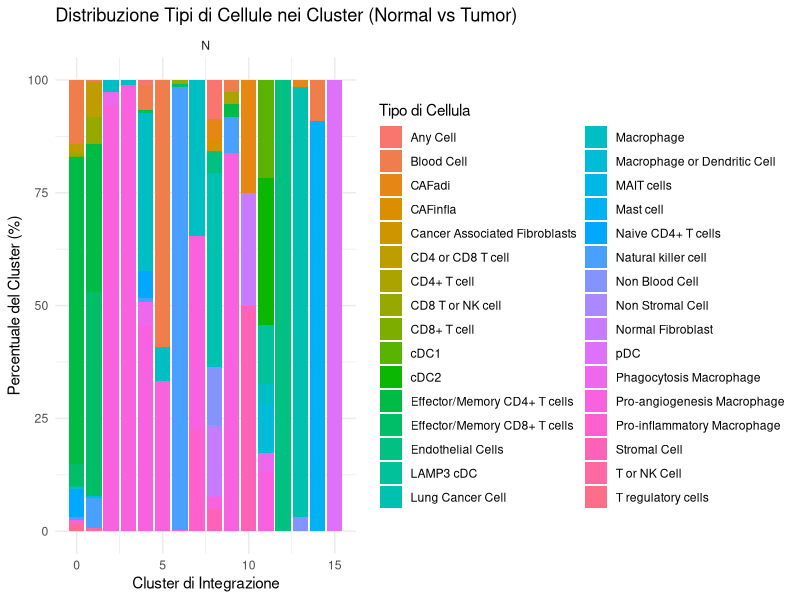
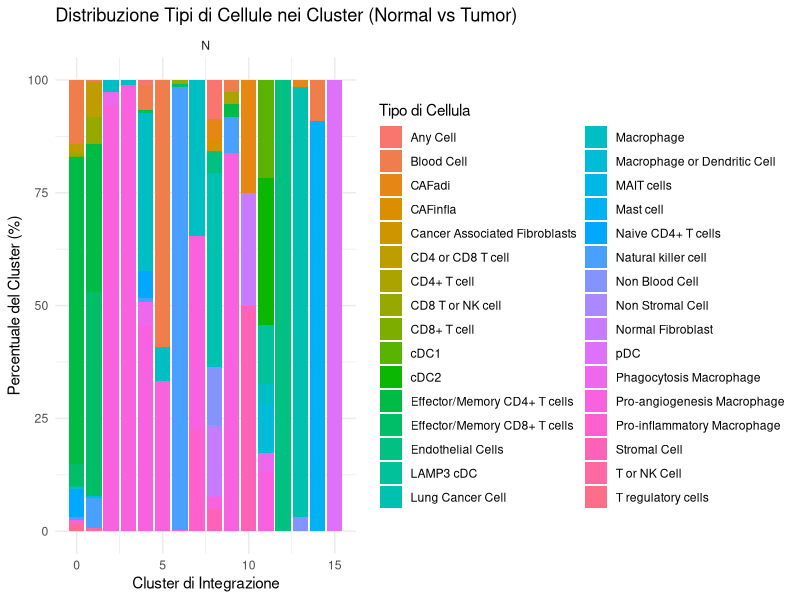
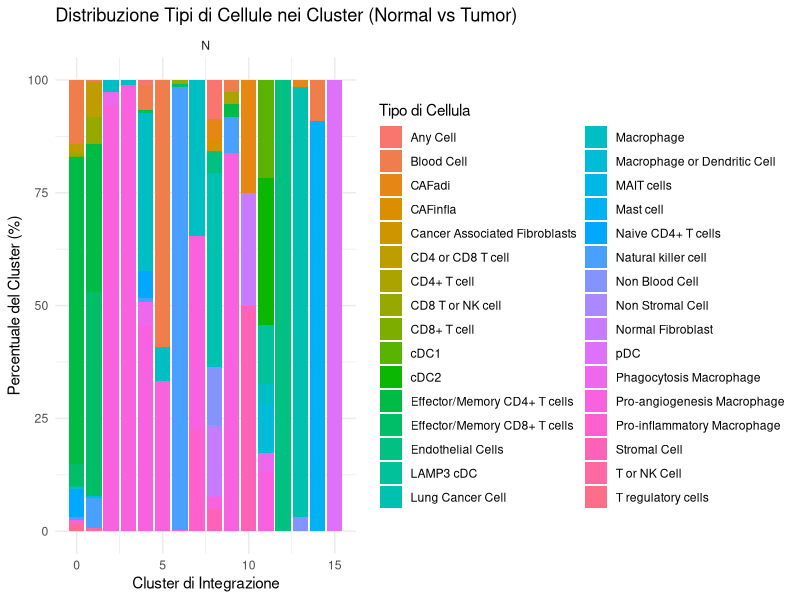
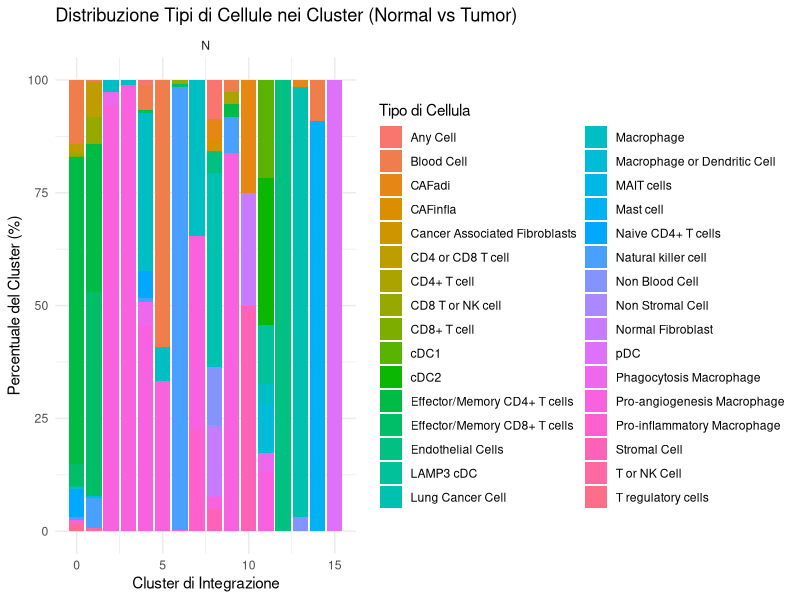

The R source for these figures, in order:
## ---- chunk 1
knitr::opts_chunk$set(echo = TRUE, message = FALSE, warning = FALSE)
## ---- chunk 2
library(data.table)
library(dplyr)
library(ggplot2)
counts_dt <- fread("data/bulk_counts_long.csv")
metadata_dt <- fread("data/sample_metadata.csv")
counts_df <- as.data.frame(counts_dt)
metadata_df <- as.data.frame(metadata_dt)
print("Dati dei conteggi:")
head(counts_df)

print("Dati dei metadati:")
head(metadata_df)

#data.frame
time_df_ex1 <- system.time({
  merged_df <- merge(counts_df, y = metadata_df, by = "sample_id")
  filtered_df <- subset(merged_df, condition == "treated" & grepl("^GENE_00", gene))
  summary_df_ex1 <- aggregate(count ~ gene, data = filtered_df, FUN = function(x) { c(mean_count = mean(x), median_count = median(x))
})
})
print("--- Risultato con data.frame (Esercizio 1) ---")
head(summary_df_ex1)

#data.table
time_dt_ex1 <- system.time({
  setkey(counts_dt, sample_id)
  setkey(metadata_dt, sample_id)
  merged_dt <- metadata_dt[counts_dt]
  summary_dt_ex1 <- merged_dt[condition == "treated" & grepl("^GENE_00", gene), 
                            .(mean_count = mean(count), median_count = median(count)), 
                            by = gene] 
})

print("--- Risultato con data.table (Esercizio 1) ---")
head(summary_dt_ex1)
 print(time_dt_ex1)
 
#dplyr
time_dplyr_ex1 <- system.time({ 
 summary_dplyr_ex1 <- counts_df %>%
   left_join(metadata_df, by = "sample_id") %>%
   filter(condition == "treated", grepl("^GENE_00", gene)) %>%
   group_by(gene) %>%
   summarise(
     mean_count = mean(count),
     median_count = median(count)
   )
 
 })
print("--- Risultato con dplyr (Esercizio 1) ---")
head(summary_dplyr_ex1)
print(time_dplyr_ex1)
## ---- chunk 3
#data.table
counts_dt_ex2 <- copy(counts_dt)
time_dt_ex2 <- system.time({
  counts_dt_ex2[, ':=' (log2_count = log2(count + 1),
                        high = count > 100)]
  counts_dt_ex2[, high := count > median(count), by = gene]
  
})
print("--- Risultato con data.table (Esercizio 2) ---")
head(counts_dt_ex2)
print(time_dt_ex2)

#data.frame
counts_df_ex2 <- counts_df
time_df_ex2 <- system.time({
  counts_df_ex2$log2_count <- log2(counts_df_ex2$count + 1)
  counts_df_ex2$high <- counts_df_ex2$count > 100
  median_by_gene_df <- aggregate(count ~ gene, data = counts_df_ex2, FUN = median)
  colnames(median_by_gene_df) <- c("gene", "median_count")
  print("Tabella delle mediane per gene:")
  head(median_by_gene_df)
  dim(median_by_gene_df)
  counts_with_median_df <- merge(counts_df_ex2, median_by_gene_df, by = "gene")
  print("Tabella originale con la mediana di gruppo aggiunta:")
  head(counts_with_median_df)
  dim(counts_with_median_df)
  counts_with_median_df$log2_count <- log2(counts_with_median_df$count + 1)
  counts_with_median_df$high <- counts_with_median_df$count > counts_with_median_df$median_count
  print("--- Risultato finale con aggregate + merge (Esercizio 2) ---")
  head(counts_with_median_df)
})

print("--- Risultato con data.frame (Esercizio 2) ---")
head(counts_df_ex2)
print(time_df_ex2)

#dplyr
time_dplyr_ex2 <- system.time({
  counts_dplyr_ex2 <- counts_df %>%
  mutate(
    log2_count = log2(count + 1),
    high = count > 100
  ) %>%
  group_by(gene) %>%
  mutate(high = count > median(count))
})
print("--- Risultato con dplyr (Esercizio 2) ---")
head(counts_dplyr_ex2)
print(time_dplyr_ex2)
## ---- chunk 4
#data.table
counts_dt <- fread("data/bulk_counts_long.csv")
metadata_dt <- fread("data/sample_metadata.csv")
#3.1 Join
time_dt_ex3a <- system.time({
  setkey(counts_dt, sample_id)
  setkey(metadata_dt, sample_id)
  merged_dt_ex3 <- metadata_dt[counts_dt]
})

print("--- Risultato con data.table (Task 3.1: Join) ---")
head(merged_dt_ex3)
print(time_dt_ex3a)

#3.2 Benchmark
#Prima di impostare l'indice
time_dt_ex3b_before <- system.time({
  subset_dt_before <- counts_dt[gene == "GENE_0091" & sample_id == "S24"]
})
print("--- Risultato con data.table (Task 3.2: Ricerca PRIMA dell'indice) ---")
print(subset_dt_before)
print(time_dt_ex3b_before)

#dopo aver creato l'indice 
setindex(counts_dt, gene, sample_id)
time_dt_ex3b <- system.time({
  subset_dt_after <- counts_dt[gene == "GENE_0091" & sample_id == "S24"]
})
print("--- Risultato con data.table (Task 3.2: Ricerca DOPO) ---")
print(subset_dt_after)
print(time_dt_ex3b)

#data.frame
time_df_ex3a <- system.time({
  merged_df_ex3 <- merge(counts_df, metadata_df, by = "sample_id")
})

print("--- Risultato con data.frame (Task 3.1: Join) ---")
head(merged_df_ex3)
print(time_df_ex3a)

#3.2 Benchmark
time_df_ex3b <- system.time({
  # R base deve scansionare tutte le 12.000 righe per trovare quelle che ci servono
  subset_df_ex3 <- subset(counts_df, gene == "GENE_0091" & sample_id == "S24")
})

print("--- Risultato con data.frame (Task 3.2: Ricerca) ---")
print(subset_df_ex3)
print(time_df_ex3b)

#dplyr
#3.1 Join
time_dplyr_ex3a <- system.time({
  merged_dplyr_ex3 <- left_join(counts_df, metadata_df, by = "sample_id")
})

print("--- Risultato con dplyr (Task 3.1: Join) ---")
head(merged_dplyr_ex3)
print(time_dplyr_ex3a)
#3.2 Benchmark: uso filter ma non metto un vero e proprio indice 
time_dplyr_ex3b <- system.time({
  subset_dplyr_ex3 <- filter(counts_df, gene == "GENE_0091", sample_id == "S24")
})
print("--- Risultato con dplyr (Task 3.2: Ricerca) ---")
print(subset_dplyr_ex3)
print(time_dplyr_ex3b)
## ---- chunk 5
#data.table
#4.1
counts_dt_ex4 <- copy(counts_dt)
metadata_dt_ex4 <- copy(metadata_dt)
time_dt_ex4a <- system.time({
  setkey(counts_dt_ex4, sample_id)
  setkey(metadata_dt_ex4, sample_id)
  merged_dt_ex4 <- metadata_dt_ex4[counts_dt_ex4]
  summary_dt_ex4 <- merged_dt_ex4[, .(total_count = sum(count)), by = patient_id]

})

print("--- Risultato con data.table (Task 4.1: Totali per Paziente) ---")
head(summary_dt_ex4)
print(time_dt_ex4a)
#4.2
time_dt_ex4b <- system.time({
  #calcoliamo la media per gene e condizione
  avg_dt_ex4b <- merged_dt_ex4[, .(avg_count = mean(count)), by = .(condition, gene)]
  #oridianmo le righe dal più grande al più piccolo e per ogni gruppo prendo le prime 10 righe
  summary_dt_ex4b <- avg_dt_ex4b[order(-avg_count), head(.SD, 10), by = condition]
  
})

print("--- Risultato con data.table (Task 4.2) ---")
print(summary_dt_ex4b)
print(time_dt_ex4b)

#data.frame
#4.1
counts_df_ex4 <- counts_df
metadata_df_ex4 <- metadata_df
time_df_ex4a <- system.time({
  merged_df_ex4 <- merge(counts_df_ex4, metadata_df_ex4, by = "sample_id")
  summary_df_ex4a <- aggregate(count ~ patient_id, data = merged_df_ex4, FUN = sum)
  colnames(summary_df_ex4a) <- c("patient_id", "total_count")
})
print("--- Risultato con data.frame (Task 4.1: Totali per Paziente) ---")
head(summary_df_ex4a)
print(time_df_ex4a)

#4.2
time_df_ex4b <- system.time({
  #calcoliamo la media per gene e per condizione
  avg_df_ex4b <- aggregate(count ~ gene + condition, data = merged_df_ex4, FUN = mean)
  #dividiamo la tabella in una lista con trattati e controlli  
  split_df_ex4b <- split(avg_df_ex4b, avg_df_ex4b$condition)
  #per ogni tabella nella lista ordinamo e prendiamo le prime 10
  top10_list_ex4b <- lapply(split_df_ex4b, function(x) {
    x_ordered <- x[order(x$count, decreasing = TRUE), ]
    head(x_ordered, 10)
  })
  # Rimettiamo insieme la lista
  summary_df_ex4b <- do.call(rbind, top10_list_ex4b)
  
})

print("--- Risultato con data.frame (Task 4.2: Top 10 per Condizione) ---")
print(head(summary_df_ex4b, 5))
print(tail(summary_df_ex4b, 5))
print(time_df_ex4b)

#dplyr
#4.1
counts_df_ex4a <- counts_df
metadata_df_ex4a <- metadata_df
time_dplyr_ex4a <- system.time({
  summary_dplyr_ex4a <- counts_df_ex4a %>%
    left_join(metadata_df_ex4a, by = "sample_id") %>%
    group_by(patient_id) %>%
    summarise(total_count = sum(count))
  
})
print("--- Risultato con dplyr (Task 4.1: Totali per Paziente) ---")
head(summary_dplyr_ex4a)
print(time_dplyr_ex4a)
#4.2
counts_df_ex4b <- counts_df
metadata_df_ex4b <- metadata_df
time_dplyr_ex4b <- system.time({
  summary_dplyr_ex4b <- counts_df_ex4b %>% 
    left_join(metadata_df_ex4b, by = "sample_id") %>%
    group_by(condition, gene) %>%
    summarise(avg_count = mean(count), .groups = 'drop') %>%
    group_by(condition) %>%
    #prendiamo la parte con i valori più alti
    slice_max(order_by = avg_count, n = 10) %>%
    arrange(condition, desc(avg_count))
})

print("--- Risultato con dplyr (Task 4.2: Top 10 per Condizione) ---")
print(summary_dplyr_ex4b)
print(time_dplyr_ex4b)
## ---- chunk 6
master_labs_dt <- fread("data/clinical_labs.csv")
master_ranges_dt <- fread("data/lab_reference_ranges.csv")
master_labs_df <- as.data.frame(master_labs_dt)
master_ranges_df <- as.data.frame(master_ranges_dt)

#data.frame
labs_df_ex5 <- master_labs_df
ranges_df_ex5 <- master_ranges_df

time_df_ex5 <- system.time({
  #---Task 1---
  merged_df_ex5 <- merge(labs_df_ex5, ranges_df_ex5, by = "lab")
  merged_df_ex5$status <- "out_of_range"
  is_normal <- merged_df_ex5$value >= merged_df_ex5$lower_bound & 
    merged_df_ex5$value <= merged_df_ex5$upper_bound
  merged_df_ex5$status[is_normal] <- "normal"
  #---Task 2---
  abnormal_df_ex5 <- subset(merged_df_ex5, status == "out_of_range")
  summary_patient_df_ex5 <- aggregate(value ~ patient_id, data = abnormal_df_ex5, FUN = length)
  colnames(summary_patient_df_ex5) <- c("patient_id", "abnormal_count")
  summary_lab_df_ex5 <- aggregate(value ~ lab, data = abnormal_df_ex5, FUN = length)
  colnames(summary_lab_df_ex5) <- c("lab", "abnormal_count")
})

print("--- Risultato con data.frame (Esercizio 5) ---")
print("Classificazione (prime 5 righe):")
head(merged_df_ex5, 5)
print("Conteggio per paziente (prime 5 righe):")
head(summary_patient_df_ex5, 5)
print("Conteggio per esame (prime 5 righe):")
head(summary_lab_df_ex5, 5)
print(time_df_ex5)

#data.table
ranges_simple_dt <- master_ranges_dt[, .(
  lower = mean(lower),
  upper = mean(upper )
), by = lab]

print("--- Tabella di riferimento semplificata creata ---")
head(ranges_simple_dt)

time_dt_ex5 <- system.time({
  labs_dt_ex5 <- copy(master_labs_dt)
  ranges_dt_ex5 <- copy(ranges_simple_dt)
  setkey(labs_dt_ex5, lab)
  setkey(ranges_dt_ex5, lab)
  #join
  labeled_dt_ex5 <- ranges_dt_ex5[labs_dt_ex5]
  labeled_dt_ex5[, status := ifelse(value >= lower & value <= upper, 
                                    "normal", 
                                    "out_of_range")]
  abnormal_dt_ex5 <- labeled_dt_ex5[status == "out_of_range"]
  summary_patient_dt_ex5 <- abnormal_dt_ex5[, .(abnormal_count = .N), by = patient_id]
  summary_lab_dt_ex5 <- abnormal_dt_ex5[, .(abnormal_count = .N), by = lab]
})

print("--- Risultato con data.table (Esercizio 5) ---")
print("Classificazione (prime 5 righe):")
head(labeled_dt_ex5, 5)
print("Conteggio per paziente (prime 5 righe):")
head(summary_patient_dt_ex5, 5)
print("Conteggio per esame (prime 5 righe):")
head(summary_lab_dt_ex5, 5)
print(time_dt_ex5)
## ---- chunk 7
master_vitals_dt <- fread("data/vitals_time_series.csv")
master_labs_dt[, time_iso := as.POSIXct(time_iso)]
master_vitals_dt[, time_iso := as.POSIXct(time_iso)]

#data.table
time_dt_ex6 <- system.time({
  labs_dt_ex6 <- copy(master_labs_dt)
  vitals_dt_ex6 <- copy(master_vitals_dt)
  #rimodelliamo la colonna value 
  vitals_wide_dt_ex6 <- dcast(vitals_dt_ex6, 
                              patient_id + time_iso ~ vital, 
                              value.var = "value")
  labs_dt_ex6[, lab_time := time_iso]
  # --- Task 1: Rolling Join ---
  setkey(vitals_dt_ex6, patient_id, time_iso)
  setkey(labs_dt_ex6, patient_id, time_iso)
  joined_dt_ex6 <- vitals_wide_dt_ex6[labs_dt_ex6, roll = "nearest"]
  
  # --- Task 2: Calcolo Time Lag ---
  joined_dt_ex6[, time_lag_minutes := as.numeric(difftime(lab_time, time_iso, units = "mins"))]
  # --- Task 3: Correlazione ---
  summary_dt_ex6 <- joined_dt_ex6[lab == "CRP",    #prendiamo solo le righe dove lab= CPR
                                  .(
                                    cor_HR = cor(HR, value, use = "pairwise.complete.obs"),
                                    cor_SBP = cor(SBP, value, use = "pairwise.complete.obs"),
                                    n_obs = .N # Contiamo anche quante osservazioni, ci dice su quanti punti si basa la nostra correlazione.
                                  ), 
                                  by = patient_id]
  
})
print("--- Risultato con data.table (Esercizio 6) ---")
print("Join al tempo più vicino (prime 5 righe):")
print(joined_dt_ex6[1:5, .(patient_id, lab, time_iso, time_lag_minutes, HR, SBP, value)])
print("Correlazione CRP (prime 5 righe):")
head(summary_dt_ex6, 5)
print(time_dt_ex6)
## ---- chunk 8
master_peaks_dt <- fread("data/atac_peaks.bed.csv")
master_peaks_df <- as.data.frame(master_peaks_dt)

#data.frame
time_df_ex7 <- system.time({
  peaks_df_ex7 <- master_peaks_df
  # --- Task 1: Filtrare i picchi ---
  filtered_df_ex7 <- subset(peaks_df_ex7, 
                            chr == "chr2" & 
                              start >= 2000000 & 
                              start <= 4000000)
  # --- Task 2: Ordinare e prendere i Top 50 ---
  ordered_df_ex7 <- filtered_df_ex7[order(filtered_df_ex7$score, decreasing = TRUE), ]
  summary_df_ex7 <- head(ordered_df_ex7, 50)
  
})
print("--- Risultato con data.frame (Esercizio 7) ---")
print("Top 50 picchi su chr2 (prime 5 righe):")
head(summary_df_ex7, 5)
print(time_df_ex7)

#data.table
time_dt_ex7 <- system.time({
  peaks_dt_ex7 <- copy(master_peaks_dt)
  # --- Task 1: Filtrare i picchi ---
  filtered_dt_ex7 <- peaks_dt_ex7[chr == "chr2" & 
                                    start >= 2000000 & 
                                    start <= 4000000]
  # --- Task 2: Ordinare e prendere i Top 50 ---
  setorder(filtered_dt_ex7, -score)
  summary_dt_ex7 <- head(filtered_dt_ex7, 50)
  
})

print("--- Risultato con data.table (Esercizio 7) ---")
print("Top 50 picchi su chr2 (prime 5 righe):")
head(summary_dt_ex7, 5)
print(time_dt_ex7)
## ---- chunk 9
#data.frame
time_df_ex8 <- system.time({
  counts_df_ex8 <- counts_df
  metadata_df_ex8 <- metadata_df
  merged_df_ex8 <- merge(counts_df_ex8, metadata_df_ex8, by = "sample_id")
  #--- Task 1: Calcoliamo le statistiche ---
  stats_df_ex8 <- aggregate(count ~ gene + condition, data = merged_df_ex8, 
                            FUN = function(x) {
                              c(
                                mean = mean(x),
                                median = median(x),
                                Q1 = quantile(x, 0.25),
                                Q3 = quantile(x, 0.75)
                              )
                            })
  
  stats_unpacked_df <- do.call(data.frame, stats_df_ex8)
   wide_df_ex8 <- reshape(stats_unpacked_df, 
                         idvar = "gene",                # Le righe sono i geni
                         timevar = "condition",         # Le colonne derivano da 'condition'
                         direction = "wide")            # formato largo
  # --- Task 2: Filtriamo i geni ---
  summary_df_ex8 <- subset(wide_df_ex8, 
                           count.mean.treated > count.mean.control & 
                             !is.na(count.mean.treated) & 
                             !is.na(count.mean.control))
})
print("--- Risultato con data.frame (Esercizio 8) ---")
print("Geni dove treated > control (prime 5 righe, solo colonne media):")
head(summary_df_ex8[, c("gene", "count.mean.treated", "count.mean.control")], 5)
print(time_df_ex8)

#data.table
time_dt_ex8 <- system.time({
  counts_dt_ex8 <- copy(counts_dt)
  metadata_dt_ex8 <- copy(metadata_dt)
  setkey(counts_dt_ex8, sample_id)
  setkey(metadata_dt_ex8, sample_id)
  merged_dt_ex8 <- metadata_dt_ex8[counts_dt_ex8]
  
  # --- Task 1: calcoliamo le statistiche ---
  
  stats_dt_ex8 <- merged_dt_ex8[, .(
    mean_count = mean(count),
    median_count = median(count),
    q1_count = quantile(count, 0.25),
    q3_count = quantile(count, 0.75)
  ), 
  by = .(gene, condition)] 
  
  wide_dt_ex8 <- dcast(stats_dt_ex8, 
                       gene ~ condition, 
                       value.var = c("mean_count", "median_count", "q1_count", "q3_count")) 
  
  # --- Task 2: Filtriamo i geni ---
  summary_dt_ex8 <- wide_dt_ex8[mean_count_treated > mean_count_control]
  
})

print("--- Risultato con data.table (Esercizio 8) ---")
print("Geni dove treated > control (prime 5 righe, solo colonne media):")
head(summary_dt_ex8[, .(gene, mean_count_treated, mean_count_control)], 5)
print(time_dt_ex8)
  
## ---- chunk 10
master_wide_dt <- fread("data/bulk_counts_wide.csv")
master_wide_df <- as.data.frame(master_wide_dt)

#data.frame
time_df_ex9 <- system.time({
  
  wide_df_ex9 <- master_wide_df
  metadata_df_ex9 <- metadata_df
  
  # --- Task 1: Da Largo a Lungo ---
  sample_columns <- colnames(wide_df_ex9)[-1]
  long_df_ex9 <- reshape(wide_df_ex9,
                         direction = "long",             
                         varying = sample_columns,       
                         v.names = "count",              
                         idvar = "gene",                 
                         timevar = "sample_id",         
                         times = sample_columns )
 
  # --- Task 2: Aggiungere Totali (e unire i metadati) ---
  long_df_ex9$sample_total <- ave(long_df_ex9$count, 
                                  long_df_ex9$sample_id, 
                                  FUN = sum)
  merged_df_ex9 <- merge(long_df_ex9, metadata_df_ex9, by = "sample_id")
  # --- Task 3: Da Lungo a Largo (di nuovo) ---
  mean_df_ex9 <- aggregate(count ~ gene + condition, 
                           data = merged_df_ex9, 
                           FUN = mean)
  summary_df_ex9 <- reshape(mean_df_ex9,
                            direction = "wide",
                            idvar = "gene",
                            timevar = "condition",
                            v.names = "count")
  colnames(summary_df_ex9) <- gsub("count\\.", "", colnames(summary_df_ex9))
  
})

print("--- Risultato con data.frame (Esercizio 9) ---")
print("Tabella finale Gene ~ Condition (prime 5 righe):")
head(summary_df_ex9, 5)
print(time_df_ex9)

#data.table
time_dt_ex9 <- system.time({
  wide_dt_ex9 <- copy(master_wide_dt)
  metadata_dt_ex9 <- copy(metadata_dt)
  
  # --- Task 1: Da Largo a Lungo ---
  long_dt_ex9 <- melt(wide_dt_ex9,
                      id.vars = "gene",               
                      variable.name = "sample_id",    
                      value.name = "count")         
  # --- Task 2: Aggiungere Totali (e unire i metadati) ---
  
  long_dt_ex9[, sample_total := sum(count), by = sample_id]
  setkey(long_dt_ex9, sample_id)
  setkey(metadata_dt_ex9, sample_id)
  merged_dt_ex9 <- metadata_dt_ex9[long_dt_ex9]
  
  # --- Task 3: Da Lungo a Largo (di nuovo) ---

  summary_dt_ex9 <- dcast(merged_dt_ex9,
                          gene ~ condition,       
                          value.var = "count",     
                          fun.aggregate = mean)     
  
})

print("--- Risultato con data.table (Esercizio 9) ---")
print("Tabella finale Gene ~ Condition (prime 5 righe):")
head(summary_dt_ex9, 5)
print(time_dt_ex9)
## ---- chunk 11
#data.frame
master_genes_dt <- fread("data/gene_annotation.bed.csv")
master_genes_df <- as.data.frame(master_genes_dt)

time_df_ex10 <- system.time({
  
  peaks_df_ex10 <- master_peaks_df
  genes_df_ex10 <- master_genes_df

# --- Task 1: Trovare le sovrapposizioni ---
  
  merged_df_ex10 <- merge(peaks_df_ex10, genes_df_ex10, by = "chr")
  overlaps_df_ex10 <- subset(merged_df_ex10, 
                             start.x < end.y & end.x > start.y)
 
  # --- Task 2: Contare i picchi per gene ---

  count_df_ex10 <- aggregate(peak_id ~ gene, 
                             data = overlaps_df_ex10, 
                             FUN = length)
  colnames(count_df_ex10) <- c("gene_id", "peak_count")
  
  #Task 3 & 4: Calcolare overlap e trovare i Top 20 ---
  #Calcoliamo la lunghezza della sovrapposizione per ogni riga
  overlaps_df_ex10$overlap_len <- pmin(overlaps_df_ex10$end.x, overlaps_df_ex10$end.y) - 
    pmax(overlaps_df_ex10$start.x, overlaps_df_ex10$start.y)
  
  overlap_sum_df_ex10 <- aggregate(overlap_len ~ gene, 
                                   data = overlaps_df_ex10, 
                                   FUN = sum)
  colnames(overlap_sum_df_ex10) <- c("gene_id", "total_overlap_bp")
  
  ordered_df_ex10 <- overlap_sum_df_ex10[order(overlap_sum_df_ex10$total_overlap_bp, 
                                               decreasing = TRUE), ]
  summary_df_ex10 <- head(ordered_df_ex10, 20)
  
})

print("--- Risultato con data.frame (Esercizio 10) ---")
print("Conteggio picchi per gene (prime 5 righe):")
head(count_df_ex10, 5)
print("Top 20 geni per sovrapposizione (prime 5 righe):")
head(summary_df_ex10, 5)
print(time_df_ex10)

#data.table
time_dt_ex10 <- system.time({
  peaks_dt_ex10 <- copy(master_peaks_dt)
  genes_dt_ex10 <- copy(master_genes_dt)
  
  # --- Task 1: Trovare le sovrapposizioni ---
  setkey(peaks_dt_ex10, chr, start, end)
  setkey(genes_dt_ex10, chr, start, end)
  
  #Usiamo foverlaps()
  overlaps_dt_ex10 <- foverlaps(peaks_dt_ex10,
                                genes_dt_ex10,
                                type = "any",
                                which = FALSE)
  setnames(overlaps_dt_ex10, 
           c("start", "end", "i.start", "i.end"), 
           c("peak_start", "peak_end", "gene_start", "gene_end"))
  
  # --- Task 2: Contare i picchi per gene ---
  count_dt_ex10 <- overlaps_dt_ex10[, .N, by = gene]
  setnames(count_dt_ex10, "N", "peak_count")
  
  # --- Task 3 & 4: Calcolare overlap e trovare i Top 20 ---
  
  overlaps_dt_ex10[, overlap_len := pmin(peak_end, gene_end) - 
                     pmax(peak_start, gene_start)]
  
  overlap_sum_dt_ex10 <- overlaps_dt_ex10[, .(total_overlap_bp = sum(overlap_len)), 
                                          by = gene]
  
  setorder(overlap_sum_dt_ex10, -total_overlap_bp)
  summary_dt_ex10 <- head(overlap_sum_dt_ex10, 20)
  
})

print("--- Risultato con data.table (Esercizio 10) ---")
print("Conteggio picchi per gene (prime 5 righe):")
head(count_dt_ex10, 5)
print("Top 20 geni per sovrapposizione (prime 5 righe):")
head(summary_dt_ex10, 5)
print(time_dt_ex10)
## ---- chunk 12
master_variants_dt <- fread("data/variants.csv")
master_variants_df <- as.data.frame(master_variants_dt)

time_df_ex11 <- system.time({
  variants_df_ex11 <- master_variants_df
  genes_df_ex11 <- master_genes_df
  
  # --- Task 1: Creare intervalli e trovare sovrapposizioni ---
  
  #Convertiamo le posizioni (pos) in intervalli (start/end) 
  variants_df_ex11$start <- variants_df_ex11$pos
  variants_df_ex11$end <- variants_df_ex11$pos

  colnames(genes_df_ex11) <- c("chr", "gene_start", "gene_end", "gene")
  merged_df_ex11 <- merge(variants_df_ex11, genes_df_ex11, by = "chr")
  
  overlaps_df_ex11 <- subset(merged_df_ex11, 
                             start >= gene_start & end <= gene_end)   #sovrapposizione=                                                                            variante nel gene
  
  # --- Task 2: Sintesi delle varianti HIGH ---
  
  high_impact_df_ex11 <- subset(overlaps_df_ex11, impact == "HIGH")
  #varianti per gene
  summary_gene_df_ex11 <- aggregate(impact ~ gene, 
                                    data = high_impact_df_ex11, 
                                    FUN = length)
  colnames(summary_gene_df_ex11) <- c("gene", "high_impact_count")
  #varianti per campione
  summary_sample_df_ex11 <- aggregate(impact ~ sample_id, 
                                      data = high_impact_df_ex11, 
                                      FUN = length)
  colnames(summary_sample_df_ex11) <- c("sample_id", "high_impact_count")
  
  # --- Task 3: Geni con varianti HIGH in TUTTI i campioni ---
  
  
  num_all_samples <- length(unique(variants_df_ex11$sample_id))
  
  #Contiamo per ogni gene, in quanti campioni unici appare
  gene_sample_count_df <- aggregate(sample_id ~ gene, 
                                    data = high_impact_df_ex11, 
                                    FUN = function(x) length(unique(x)))
  
  #Filtriamo per i geni dove il conteggio è uguale al totale
  summary_all_samples_df <- subset(gene_sample_count_df, sample_id == num_all_samples)
  colnames(summary_all_samples_df)[2] <- "unique_sample_count"
  
})

print("--- Risultato con data.frame (Esercizio 11) ---")
print("Sintesi per gene (prime 5 righe):")
head(summary_gene_df_ex11, 5)
print("Sintesi per campione (prime 5 righe):")
head(summary_sample_df_ex11, 5)
print("Geni con varianti HIGH in tutti i campioni (prime 5 righe):")
head(summary_all_samples_df, 5)
print(time_df_ex11)

#data.table
time_dt_ex11 <- system.time({
  variants_dt_ex11 <- copy(master_variants_dt)
  genes_dt_ex11 <- copy(master_genes_dt)
  
  # --- Task 1: Creare intervalli e trovare sovrapposizioni ---
  
  variants_dt_ex11[, ':=' (start = pos, end = pos)]
  setkey(variants_dt_ex11, chr, start, end)
  setkey(genes_dt_ex11, chr, start, end)
  overlaps_dt_ex11 <- foverlaps(variants_dt_ex11, 
                                genes_dt_ex11, 
                                type = "within",  # trova varianti che sono DENTRO i geni
                                which = FALSE)    # Restituisci le colonne
  setnames(overlaps_dt_ex11, c("start", "end", "i.start", "i.end"), 
           c("variant_start", "variant_end", "gene_start", "gene_end"))
 
  # --- Task 2: Sintesi delle varianti HIGH ---
  
  high_impact_dt_ex11 <- overlaps_dt_ex11[impact == "HIGH"]
  summary_gene_dt_ex11 <- high_impact_dt_ex11[, .(high_impact_count = .N), by = gene]
  summary_sample_dt_ex11 <- high_impact_dt_ex11[, .(high_impact_count = .N), by = sample_id]
  
  # --- Task 3: Geni con varianti HIGH in TUTTI i campioni ---
  
  num_all_samples <- uniqueN(variants_dt_ex11$sample_id)
  gene_sample_count_dt <- high_impact_dt_ex11[, .(unique_sample_count = uniqueN(sample_id)), 
                                              by = gene]
  
  summary_all_samples_dt <- gene_sample_count_dt[unique_sample_count == num_all_samples]
  
})

print("--- Risultato con data.table (Esercizio 11) ---")
print("Sintesi per gene (prime 5 righe):")
head(summary_gene_dt_ex11, 5)
print("Sintesi per campione (prime 5 righe):")
head(summary_sample_dt_ex11, 5)
print("Geni con varianti HIGH in tutti i campioni (prime 5 righe):")
head(summary_all_samples_dt, 5)
print(time_dt_ex11)
## ---- chunk 13
master_cohortA_dt <- fread("data/cohortA_samples.csv")
master_cohortB_dt <- fread("data/cohortB_samples.csv")
master_cohortA_df <- as.data.frame(master_cohortA_dt)
master_cohortB_df <- as.data.frame(master_cohortB_dt)

#data.frame
time_df_ex12 <- system.time({
  cohortA_df_ex12 <- master_cohortA_df
  cohortB_df_ex12 <- master_cohortB_df
  counts_df_ex12 <- counts_df
# --- Task 1: Combinare le Coorti ---
  
  all_cols <- union(names(cohortA_df_ex12), names(cohortB_df_ex12))
  
  missing_cols_A <- setdiff(all_cols, names(cohortA_df_ex12))
  if (length(missing_cols_A) > 0) {
    cohortA_df_ex12[missing_cols_A] <- NA
  }

  missing_cols_B <- setdiff(all_cols, names(cohortB_df_ex12))
  if (length(missing_cols_B) > 0) {
    cohortB_df_ex12[missing_cols_B] <- NA
  }
  combined_df_ex12 <- rbind(cohortA_df_ex12[, all_cols], cohortB_df_ex12[, all_cols])
   # --- Task 2: Ordinare ---
  combined_df_ex12 <- combined_df_ex12[order(combined_df_ex12$cohort, 
                                             combined_df_ex12$condition, 
                                             combined_df_ex12$sample_id), ]
  # --- Task 3: Analisi dei Top 100 Geni ---
  
  gene_vars_df <- aggregate(count ~ gene, data = counts_df_ex12, FUN = var)
  gene_vars_df <- gene_vars_df[order(gene_vars_df$count, decreasing = TRUE), ]
  top_100_genes <- head(gene_vars_df$gene, 100)
  
  filtered_counts_df <- subset(counts_df_ex12, gene %in% top_100_genes)
  merged_df_ex12 <- merge(filtered_counts_df, combined_df_ex12, by = "sample_id")

  summary_df_ex12 <- aggregate(count ~ cohort + condition + gene, 
                               data = merged_df_ex12, 
                               FUN = mean)
  
})

print("--- Risultato con data.frame (Esercizio 12) ---")
print("Media conteggi Top 100 Geni (prime 5 righe):")
head(summary_df_ex12, 5)
print(time_df_ex12)
      
#data.table
time_dt_ex12 <- system.time({
  cohortA_dt_ex12 <- copy(master_cohortA_dt)
  cohortB_dt_ex12 <- copy(master_cohortB_dt)
  counts_dt_ex12 <- copy(counts_dt)
  
  # --- Task 1: Combinare le Coorti ---
  cohort_list <- list(cohortA_dt_ex12, cohortB_dt_ex12)
  combined_dt_ex12 <- rbindlist(cohort_list, use.names = TRUE, fill = TRUE)
  
  # --- Task 2: Ordinare ---
  setorder(combined_dt_ex12, cohort, condition, sample_id)
  
  # --- Task 3: Analisi dei Top 100 Geni ---
  
  gene_vars_dt <- counts_dt_ex12[, .(gene_var = var(count)), by = gene]
  setorder(gene_vars_dt, -gene_var, na.last = TRUE)
  top_100_genes <- head(gene_vars_dt$gene, 100)
  filtered_counts_dt <- counts_dt_ex12[gene %in% top_100_genes]
  
  # Rimuoviamo le righe dove sample_id è NA PRIMA di setkey
  combined_dt_ex12 <- combined_dt_ex12[!is.na(sample_id)]
  setkey(filtered_counts_dt, sample_id)
  setkey(combined_dt_ex12, sample_id)
  merged_dt_ex12 <- filtered_counts_dt[combined_dt_ex12, nomatch = 0L] 
  summary_dt_ex12 <- merged_dt_ex12[, .(mean_count = mean(count)), 
                                    by = .(cohort, condition, gene)]
  
})

print("--- Risultato con data.table (Esercizio 12) ---")
head(summary_dt_ex12, 5)
print(time_dt_ex12) 
## ---- chunk 14
master_clusters_dt <- fread("data/annotated_GSM3516673_normal_annotated_GSM3516672_tumor_SeuratIntegration.csv")
master_cell_types_dt <- fread("data/nt_combined_clustering.output.csv")

master_clusters_df <- as.data.frame(master_clusters_dt)
master_cell_types_df <- as.data.frame(master_cell_types_dt)

#Approcico con data.frame
time_df_final <- system.time({
  
  clusters_df <- master_clusters_df
  cell_types_df <- master_cell_types_df
  #pulizia
  clusters_df$cell <- gsub(pattern = "_X_\\.", replacement = ".", x = clusters_df$cell)
  
  # --- Task 1: Creare e salvare il file combinato ---
  merged_df_final <- merge(clusters_df, cell_types_df, by = "cell")
  
  write.csv(merged_df_final, "final_task1_combined_df.csv", row.names = FALSE)
  
  # --- Task 2: Creare e salvare il conteggio per cluster ---
  counts_df_final <- aggregate(cell ~ integration_cluster + cell_type, 
                               data = merged_df_final, 
                               FUN = length)
  colnames(counts_df_final)[3] <- "cell_count"
  
  write.csv(counts_df_final, "final_task2_counts_per_cluster_df.csv", row.names = FALSE)
  
  # --- Task 3: Creare e salvare la tabella riassuntiva N vs T ---
  summary_long_df <- aggregate(cell ~ integration_cluster + cell_type + sample_type, 
                               data = merged_df_final, 
                               FUN = length)
  colnames(summary_long_df)[4] <- "cell_count"
  
  summary_wide_df_final <- reshape(summary_long_df,
                                   idvar = c("integration_cluster", "cell_type"),
                                   timevar = "sample_type",
                                   direction = "wide")
  
  colnames(summary_wide_df_final) <- gsub("cell_count\\.", "", colnames(summary_wide_df_final))
  summary_wide_df_final[is.na(summary_wide_df_final)] <- 0
  
  write.csv(summary_wide_df_final, "final_task3_summary_N_vs_T_df.csv", row.names = FALSE)

  # --- Task 4: Calcolo Percentuale Normalizzata  ---

# totale cellule per gruppo
summary_long_df$group_total <- ave(summary_long_df$cell_count, 
                                   summary_long_df$integration_cluster, 
                                   summary_long_df$sample_type, 
                                   FUN = sum)

summary_long_df$percentage <- (summary_long_df$cell_count / summary_long_df$group_total) * 100

print("Tabella con % Normalizzata (data.frame):")
head(summary_long_df, 5)

# --- Task 5: Creare il Plot  ---
final_plot_df <- ggplot(summary_long_df, 
                        aes(x = integration_cluster, y = percentage, fill = cell_type)) +
  geom_bar(stat = "identity", position = "stack") +
  facet_wrap(~ sample_type) +
  labs(title = "Distribuzione Tipi di Cellule nei Cluster (Normal vs Tumor)",
       x = "Cluster di Integrazione",
       y = "Percentuale del Cluster (%)",
       fill = "Tipo di Cellula") +
  theme_minimal()  # Stile pulito

print(final_plot_df)
# Salviamo il grafico in un file
ggsave("final_plot_df.png", final_plot_df, width = 10, height = 6)

})

print("--- Risultato con data.frame (Final Revision) ---")
head(merged_df_final, 5)
print(time_df_final)

#data.table
time_dt_final <- system.time({
  
  clusters_dt <- copy(master_clusters_dt)
  cell_types_dt <- copy(master_cell_types_dt)
  #Pulizia
  clusters_dt[, cell := gsub(pattern = "_X_\\.", replacement = ".", x = cell)]
  
  # --- Task 1: Creare e salvare il file combinato ---
  setkey(clusters_dt, cell)
  setkey(cell_types_dt, cell)
  merged_dt_final <- clusters_dt[cell_types_dt, nomatch = 0L]
  
  fwrite(merged_dt_final, "final_task1_combined_dt.csv")
  
  # --- Task 2: Creare e salvare il conteggio per cluster ---
  counts_dt_final <- merged_dt_final[, .(cell_count = .N), 
                                     by = .(integration_cluster, cell_type)]
  
  fwrite(counts_dt_final, "final_task2_counts_per_cluster_dt.csv")
  
  # --- Task 3: Creare e salvare la tabella riassuntiva N vs T ---
  summary_wide_dt_final <- dcast(merged_dt_final,                           
                                 integration_cluster + cell_type ~ sample_type,       
                                 fun.aggregate = length,       #calcola il conteggio
                                 value.var = "cell",
                                 fill = 0)     #riempie gli NA con 0
  
  fwrite(summary_wide_dt_final, "final_task3_summary_N_vs_T_dt.csv")
  

# --- Task 4 & 5  --- 
summary_long_dt <- merged_dt_final[, .(cell_count = .N),
                                   by = .(integration_cluster, cell_type, sample_type)]
summary_long_dt[, percentage := (cell_count / sum(cell_count)) * 100, 
                by = .(integration_cluster, sample_type)]

print("Tabella con % Normalizzata (data.table):")
head(summary_long_dt, 5)
final_plot_dt <- ggplot(summary_long_dt, 
                        aes(x = integration_cluster, y = percentage, fill = cell_type)) + geom_bar(stat = "identity", position = "stack") +                   
  facet_wrap(~ sample_type) +
  labs(title = "Distribuzione Tipi di Cellule nei Cluster (Normal vs Tumor)",
       x = "Cluster di Integrazione",
       y = "Percentuale del Cluster (%)",
       fill = "Tipo di Cellula") +
  theme_minimal()

print(final_plot_dt)
ggsave("final_plot_dt.png", final_plot_dt, width = 10, height = 6)
})
print("--- Risultato con data.table (Final Revision) ---")
head(merged_dt_final, 5)
print(time_dt_final)
## ---- chunk 15
tasks <- c(
  "1. Filter/Group",
  "2. Add QC Columns",
  "Ex 3.1: Join (Equi-join)",
  "Ex 3.2: Search (Indexed)",
  "Ex 4.1: Annotate (Patient Sum)",
  "Ex 4.2: Annotate (Top 10)",
  "5. Classify Intervals",
  "7. Genomic Filter",
  "8. Multi-Column Stats",
  "9. Wide -> Long -> Wide",
  "10. Overlap Join (ATAC-Gene)",
  "11. Overlap Join (SNP-Gene)",
  "12. Combine Cohorts",
  "Final. Final Revision"
)
times_df <- c(
  time_df_ex1['elapsed'],
  time_df_ex2['elapsed'],
  time_df_ex3a['elapsed'],
  time_df_ex3b['elapsed'],
  time_df_ex4a['elapsed'],
  time_df_ex4b['elapsed'],
  time_df_ex5['elapsed'],
  time_df_ex7['elapsed'],
  time_df_ex8['elapsed'],
  time_df_ex9['elapsed'],
  time_df_ex10['elapsed'],
  time_df_ex11['elapsed'],
  time_df_ex12['elapsed'],
  time_df_final['elapsed']
)
times_dt <- c(
  time_dt_ex1['elapsed'],
  time_dt_ex2['elapsed'],
  time_dt_ex3a['elapsed'],
  time_dt_ex3b['elapsed'],
  time_dt_ex4a['elapsed'],
  time_dt_ex4b['elapsed'],
  time_dt_ex5['elapsed'],
  time_dt_ex7['elapsed'],
  time_dt_ex8['elapsed'],
  time_dt_ex9['elapsed'],
  time_dt_ex10['elapsed'],
  time_dt_ex11['elapsed'],
  time_dt_ex12['elapsed'],
  time_dt_final['elapsed']
)

performance_table <- data.frame(
  Task = tasks,
  Time_data_frame_sec = as.numeric(times_df),
  Time_data_table_sec = as.numeric(times_dt)
)

performance_table$Speedup_data_table <- performance_table$Time_data_frame_sec / performance_table$Time_data_table_sec

knitr::kable(performance_table, 
             digits = 4, 
             caption = "Performance Comparison Table: data.frame vs data.table")

